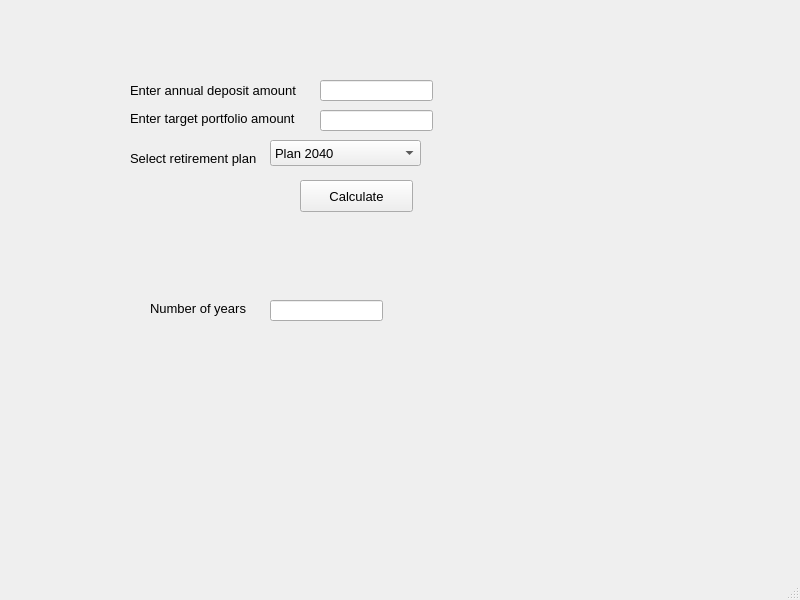
<?xml version="1.0" encoding="UTF-8"?>
<ui version="4.0">
 <class>financialPlanner</class>
 <widget class="QMainWindow" name="financialPlanner">
  <property name="geometry">
   <rect>
    <x>0</x>
    <y>0</y>
    <width>800</width>
    <height>600</height>
   </rect>
  </property>
  <property name="font">
   <font>
    <family>Arial</family>
    <pointsize>10</pointsize>
   </font>
  </property>
  <property name="windowTitle">
   <string>Financial Planner</string>
  </property>
  <widget class="QWidget" name="centralwidget">
   <widget class="QLabel" name="lblDeposit">
    <property name="geometry">
     <rect>
      <x>130</x>
      <y>80</y>
      <width>261</width>
      <height>21</height>
     </rect>
    </property>
    <property name="text">
     <string>Enter annual deposit amount</string>
    </property>
   </widget>
   <widget class="QLineEdit" name="txtDeposit">
    <property name="geometry">
     <rect>
      <x>320</x>
      <y>80</y>
      <width>113</width>
      <height>21</height>
     </rect>
    </property>
   </widget>
   <widget class="QLabel" name="lblTarget">
    <property name="geometry">
     <rect>
      <x>130</x>
      <y>110</y>
      <width>181</width>
      <height>16</height>
     </rect>
    </property>
    <property name="font">
     <font>
      <family>Arial</family>
     </font>
    </property>
    <property name="text">
     <string>Enter target portfolio amount</string>
    </property>
   </widget>
   <widget class="QLineEdit" name="txtTarget">
    <property name="geometry">
     <rect>
      <x>320</x>
      <y>110</y>
      <width>113</width>
      <height>21</height>
     </rect>
    </property>
   </widget>
   <widget class="QLabel" name="lblPlan">
    <property name="geometry">
     <rect>
      <x>130</x>
      <y>150</y>
      <width>181</width>
      <height>16</height>
     </rect>
    </property>
    <property name="font">
     <font>
      <family>Arial</family>
     </font>
    </property>
    <property name="text">
     <string>Select retirement plan</string>
    </property>
   </widget>
   <widget class="QComboBox" name="cmbPlan">
    <property name="geometry">
     <rect>
      <x>270</x>
      <y>140</y>
      <width>151</width>
      <height>26</height>
     </rect>
    </property>
    <property name="editable">
     <bool>false</bool>
    </property>
    <item>
     <property name="text">
      <string>Plan 2040</string>
     </property>
    </item>
    <item>
     <property name="text">
      <string>Plan 2050</string>
     </property>
    </item>
    <item>
     <property name="text">
      <string>Plan 2060</string>
     </property>
    </item>
   </widget>
   <widget class="QPushButton" name="btnCalculate">
    <property name="geometry">
     <rect>
      <x>300</x>
      <y>180</y>
      <width>113</width>
      <height>32</height>
     </rect>
    </property>
    <property name="text">
     <string>Calculate</string>
    </property>
   </widget>
   <widget class="QLabel" name="lblTime">
    <property name="geometry">
     <rect>
      <x>150</x>
      <y>300</y>
      <width>121</width>
      <height>16</height>
     </rect>
    </property>
    <property name="text">
     <string>Number of years</string>
    </property>
   </widget>
   <widget class="QLineEdit" name="txtTime">
    <property name="geometry">
     <rect>
      <x>270</x>
      <y>300</y>
      <width>113</width>
      <height>21</height>
     </rect>
    </property>
    <property name="readOnly">
     <bool>true</bool>
    </property>
   </widget>
  </widget>
  <widget class="QMenuBar" name="menubar">
   <property name="geometry">
    <rect>
     <x>0</x>
     <y>0</y>
     <width>800</width>
     <height>37</height>
    </rect>
   </property>
  </widget>
  <widget class="QStatusBar" name="statusbar"/>
 </widget>
 <resources/>
 <connections/>
</ui>
